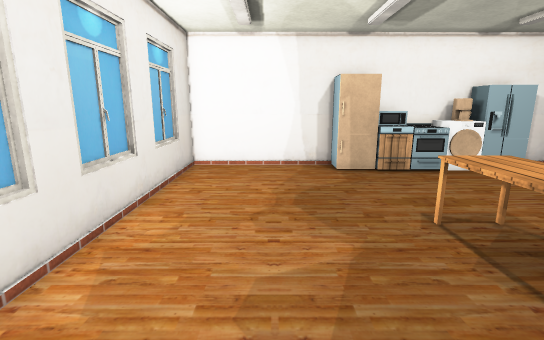
view 1 (above)

12 first-person views from a walk through a Unity game level. The camera is 1.3 m above the floor, tilts 12° down and sees 85° across. Doors are open. The floor is counted in squares, 0.5 m on a side. Each view is taken from the middle of a square. On the plan, view 1 faces up. The plan holds only what a view shows up to about 19 squares ahead; the rest is blank. The player is left out. Some surface patterns are stand-ins.

view 2
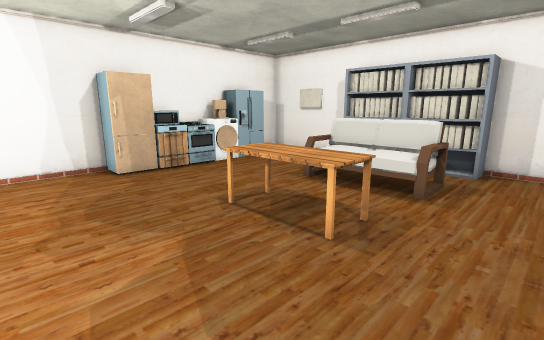

view 3
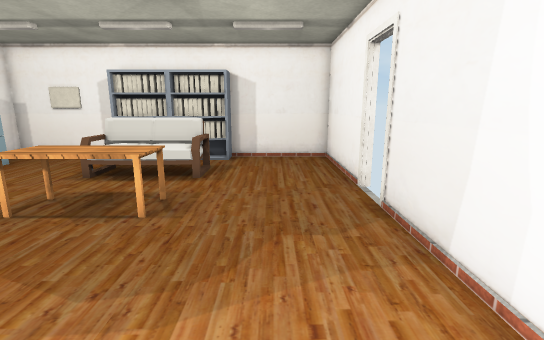

view 4
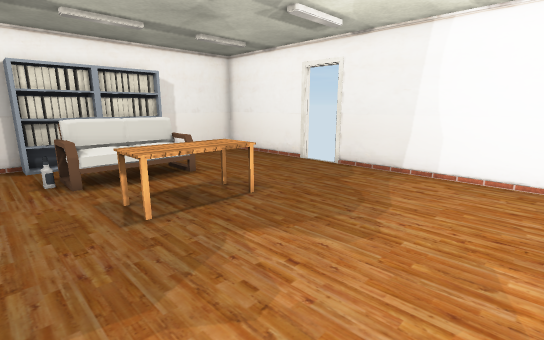

view 5
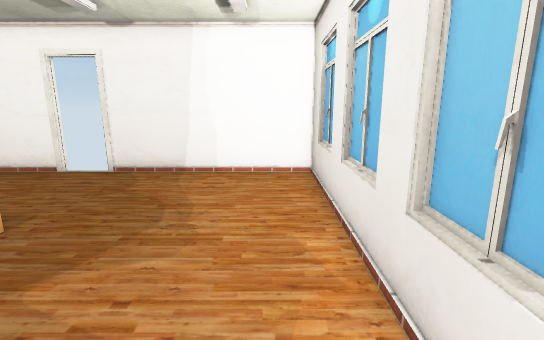

view 6
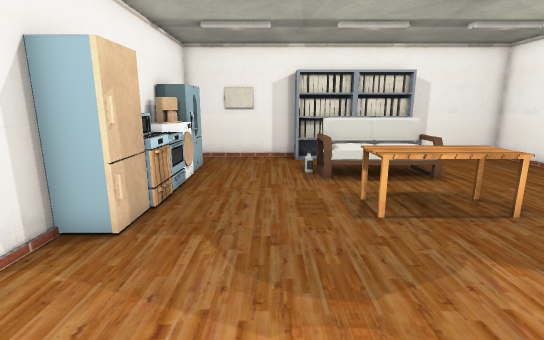

view 7
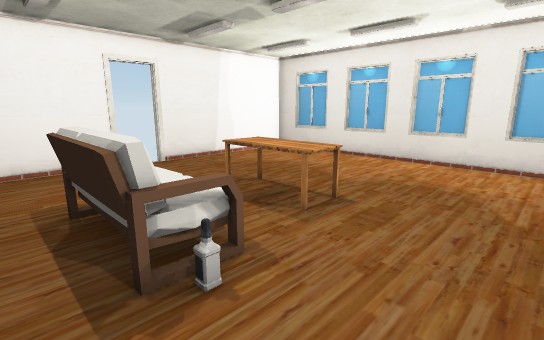

view 8
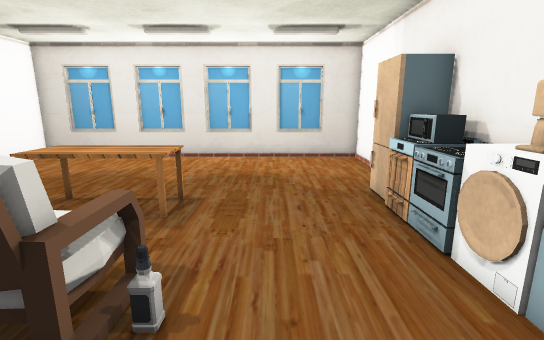

view 9
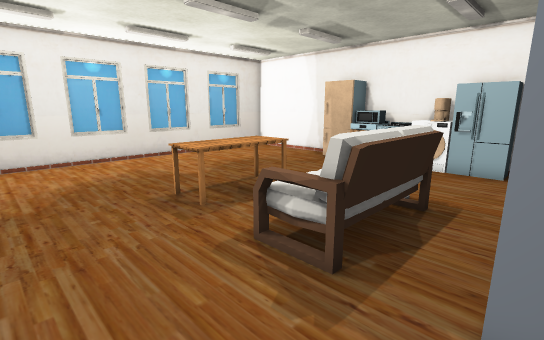

view 10
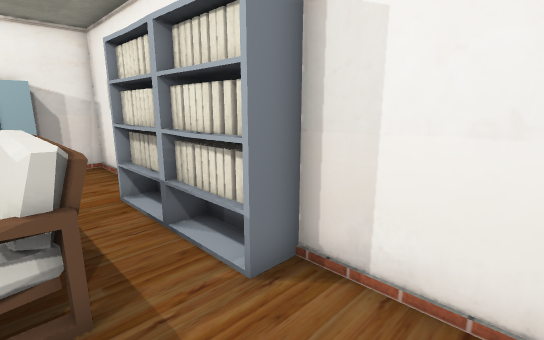

view 11
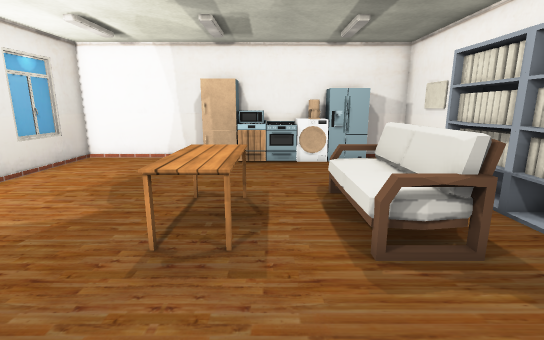

view 12
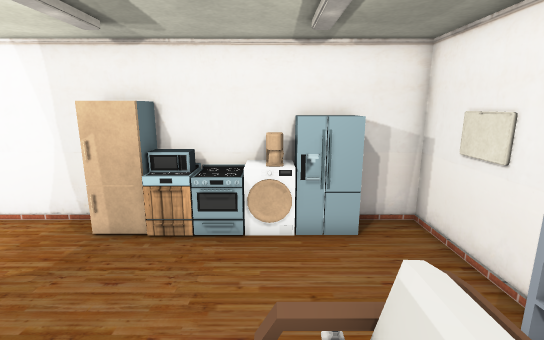

### Floor plan
Points are (right, up) in squares from view 1. A wall is a line through its corners. A room is listed if a view was taken in it or the views show most of it. See-through windows are left out.
Room 1 (views 1, 2, 3, 4, 5, 6, 7, 8, 9, 10, 11, 12)
walls: (6.6, -3) (12.8, -3) (12.8, 2.2); (12.8, 7.7) (12.8, 13.5) (10.5, 13.5); (2.7, 13.5) (-3.6, 13.5) (-3.6, -3) (4.7, -3); (-3.8, 4.4) (-3.8, 2.1); (-3.8, 7.9) (-3.8, 5.6); (9, 13.5) (4.2, 13.5); (-3.8, 0.8) (-3.8, -1.5); (-3.8, 10.4) (-3.8, 9.4)
ways out: open door at (5.5, -3)
objects: fridge (3, 12) to (4, 13); table (4, 3) to (5, 6); counter (5, 12) to (5, 13); stove (6, 12) to (7, 13); sofa (8, 3) to (10, 7); washer (8, 12) to (8, 14); fridge (9, 12) to (11, 13); shelf (12, 2) to (13, 4); shelf (12, 5) to (13, 8)

Where each view was taken, in squares from view 1:
view 1: 0 up, 0 right, facing up
view 2: 0 up, 1 left, facing up-right
view 3: 0 up, 3 left, facing right
view 4: 9 up, 3 left, facing down-right
view 5: 9 up, 2 left, facing down
view 6: 9 up, 3 left, facing right
view 7: 11 up, 11 right, facing down-left
view 8: 9 up, 12 right, facing left
view 9: 1 down, 12 right, facing up-left
view 10: 1 down, 9 right, facing up-right
view 11: 2 down, 6 right, facing up
view 12: 4 up, 8 right, facing up
